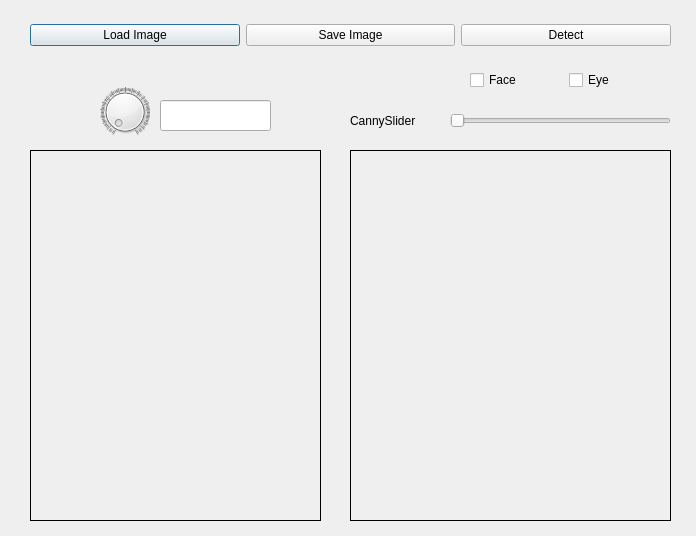
<?xml version="1.0" encoding="UTF-8"?>
<ui version="4.0">
 <class>Dialog</class>
 <widget class="QDialog" name="Dialog">
  <property name="geometry">
   <rect>
    <x>0</x>
    <y>0</y>
    <width>696</width>
    <height>536</height>
   </rect>
  </property>
  <property name="windowTitle">
   <string>Dialog</string>
  </property>
  <widget class="QLabel" name="imgLabel">
   <property name="enabled">
    <bool>true</bool>
   </property>
   <property name="geometry">
    <rect>
     <x>30</x>
     <y>150</y>
     <width>291</width>
     <height>371</height>
    </rect>
   </property>
   <property name="frameShape">
    <enum>QFrame::Box</enum>
   </property>
   <property name="text">
    <string/>
   </property>
  </widget>
  <widget class="QLabel" name="processedLabel">
   <property name="geometry">
    <rect>
     <x>350</x>
     <y>150</y>
     <width>321</width>
     <height>371</height>
    </rect>
   </property>
   <property name="frameShape">
    <enum>QFrame::Box</enum>
   </property>
   <property name="text">
    <string/>
   </property>
  </widget>
  <widget class="QSlider" name="hSlider">
   <property name="geometry">
    <rect>
     <x>450</x>
     <y>110</y>
     <width>221</width>
     <height>22</height>
    </rect>
   </property>
   <property name="orientation">
    <enum>Qt::Horizontal</enum>
   </property>
   <property name="tickInterval">
    <number>10</number>
   </property>
  </widget>
  <widget class="QDial" name="diaValue">
   <property name="geometry">
    <rect>
     <x>100</x>
     <y>80</y>
     <width>50</width>
     <height>64</height>
    </rect>
   </property>
   <property name="maximum">
    <number>360</number>
   </property>
   <property name="wrapping">
    <bool>false</bool>
   </property>
   <property name="notchesVisible">
    <bool>true</bool>
   </property>
  </widget>
  <widget class="QLineEdit" name="rotateValue">
   <property name="geometry">
    <rect>
     <x>160</x>
     <y>100</y>
     <width>111</width>
     <height>31</height>
    </rect>
   </property>
  </widget>
  <widget class="QWidget" name="layoutWidget">
   <property name="geometry">
    <rect>
     <x>30</x>
     <y>20</y>
     <width>641</width>
     <height>30</height>
    </rect>
   </property>
   <layout class="QHBoxLayout" name="horizontalLayout">
    <item>
     <widget class="QPushButton" name="loadButton">
      <property name="text">
       <string>Load Image</string>
      </property>
     </widget>
    </item>
    <item>
     <widget class="QPushButton" name="saveButton">
      <property name="text">
       <string>Save Image</string>
      </property>
     </widget>
    </item>
    <item>
     <widget class="QPushButton" name="detectButton">
      <property name="text">
       <string>Detect</string>
      </property>
     </widget>
    </item>
   </layout>
  </widget>
  <widget class="QWidget" name="layoutWidget">
   <property name="geometry">
    <rect>
     <x>470</x>
     <y>70</y>
     <width>191</width>
     <height>21</height>
    </rect>
   </property>
   <layout class="QHBoxLayout" name="horizontalLayout_2">
    <item>
     <widget class="QCheckBox" name="chkFace">
      <property name="text">
       <string>Face</string>
      </property>
     </widget>
    </item>
    <item>
     <widget class="QCheckBox" name="chkEye">
      <property name="text">
       <string>Eye</string>
      </property>
     </widget>
    </item>
   </layout>
  </widget>
  <widget class="QLabel" name="label">
   <property name="geometry">
    <rect>
     <x>350</x>
     <y>110</y>
     <width>91</width>
     <height>21</height>
    </rect>
   </property>
   <property name="text">
    <string>CannySlider</string>
   </property>
  </widget>
 </widget>
 <resources/>
 <connections/>
</ui>
